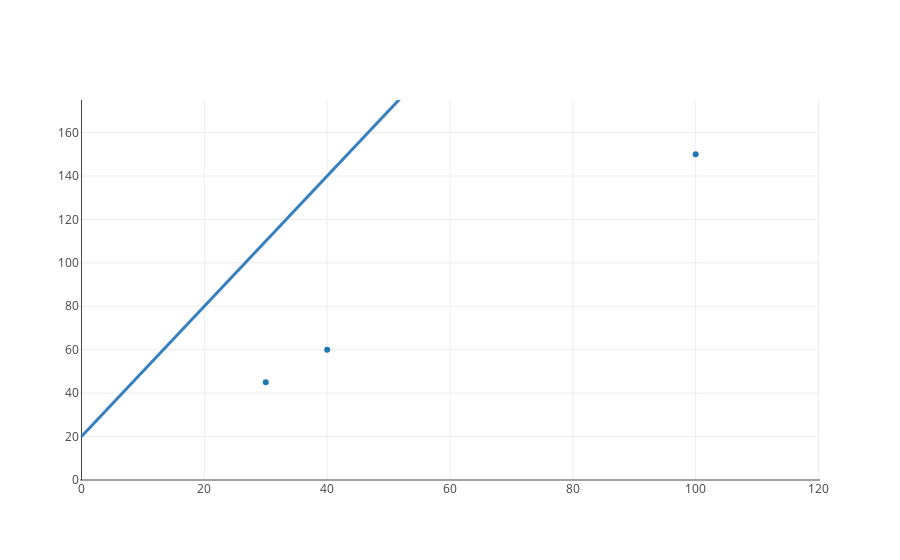

The notebook cell this image was saved under:
### Markdown cell above
> Now the below code, still doesn't need to be understood.  But do change the value of b, and see how the plots below adjust.

### Code cell
import plotly
from plotly import graph_objs, tools
plotly.offline.init_notebook_mode(connected=True)

fig = tools.make_subplots(rows=1)

scatter_trace = graph_objs.Scatter(
    x=list(map(lambda show: show['x'], updated_shows)),
    y=list(map(lambda show: show['y'], updated_shows)),
    mode="markers"
)

### CHANGE THIS VALUE OF B
m = 3
b = 20
regression_line = generate_regression_line(120, m, b)
fig.append_trace(scatter_trace, 1, 1)
fig['layout'].update(shapes=[regression_line])
fig['layout']['yaxis1'].update(range=[0, 175])
plotly.offline.iplot(fig)

### Figure 1 — Plotly figure (JSON) as saved in the notebook; plotly's stock layout.template omitted (floating-point values rounded to 4 significant figures)
{"data": [{"mode": "markers", "type": "scatter", "x": [30, 40, 100], "xaxis": "x1", "y": [45, 60, 150], "yaxis": "y1"}], "layout": {"shapes": [{"line": {"color": "rgb(55, 128, 191)", "width": 3}, "type": "line", "x0": 0, "x1": 120, "xref": "x1", "y0": 20, "y1": 380, "yref": "y1"}], "xaxis1": {"anchor": "y1", "domain": [0, 1]}, "yaxis1": {"anchor": "x1", "domain": [0, 1], "range": [0, 175]}}}
